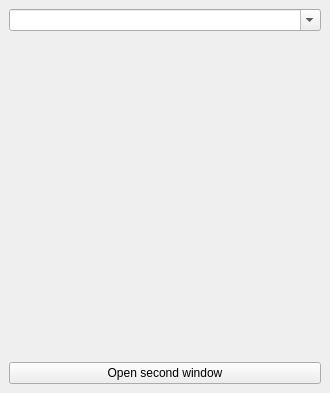
<?xml version="1.0" encoding="UTF-8"?>
<ui version="4.0">
 <class>Simple_combo</class>
 <widget class="QMainWindow" name="Simple_combo">
  <property name="geometry">
   <rect>
    <x>0</x>
    <y>0</y>
    <width>330</width>
    <height>393</height>
   </rect>
  </property>
  <property name="windowTitle">
   <string>MainWindow</string>
  </property>
  <widget class="QWidget" name="centralwidget">
   <layout class="QVBoxLayout" name="verticalLayout_2">
    <item>
     <layout class="QVBoxLayout" name="verticalLayout">
      <item>
       <widget class="CheckableComboBox" name="comboBox">
        <property name="enabled">
         <bool>true</bool>
        </property>
        <property name="editable">
         <bool>true</bool>
        </property>
        <property name="currentText">
         <string/>
        </property>
        <property name="frame">
         <bool>true</bool>
        </property>
       </widget>
      </item>
      <item>
       <spacer name="verticalSpacer">
        <property name="orientation">
         <enum>Qt::Vertical</enum>
        </property>
        <property name="sizeHint" stdset="0">
         <size>
          <width>20</width>
          <height>40</height>
         </size>
        </property>
       </spacer>
      </item>
      <item>
       <widget class="QPushButton" name="open_window_btn">
        <property name="text">
         <string>Open second window</string>
        </property>
       </widget>
      </item>
     </layout>
    </item>
   </layout>
  </widget>
 </widget>
 <customwidgets>
  <customwidget>
   <class>CheckableComboBox</class>
   <extends>QComboBox</extends>
   <header>CheckableComboBox</header>
  </customwidget>
 </customwidgets>
 <resources/>
 <connections/>
</ui>
